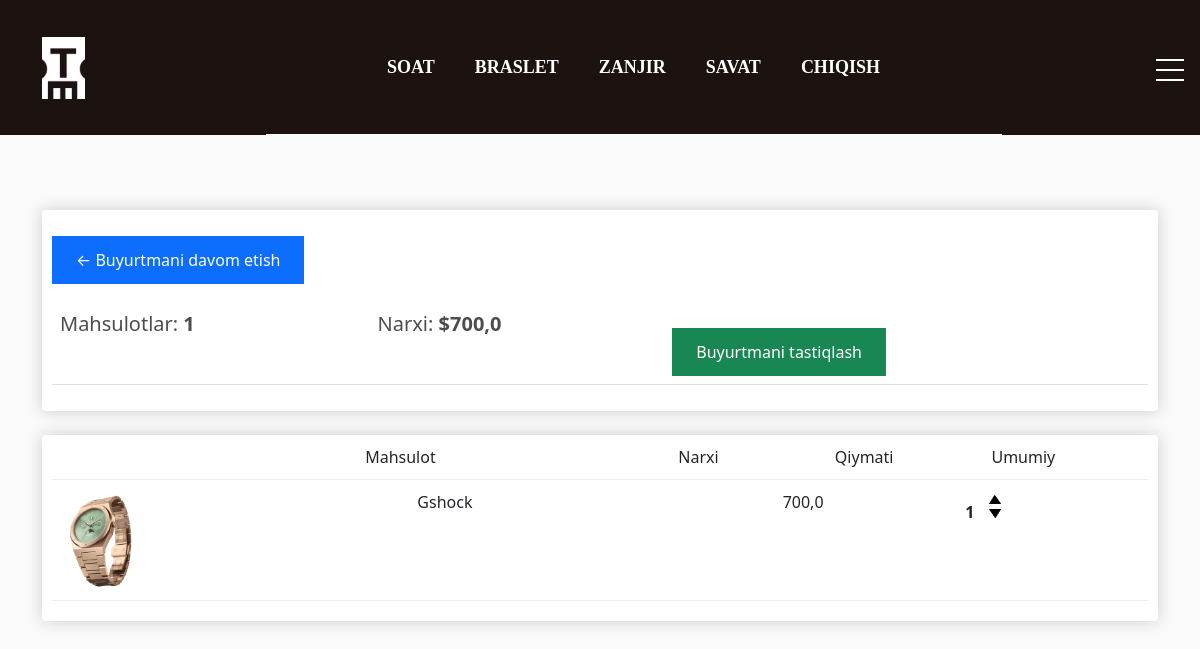
The app's page /cart/ (signed in) with its own data.
### store/models.py (models this page shows, shortened)
class Category(models.Model):
    title = models.CharField(max_length=150, unique=True, verbose_name='Kategoriya nomi')
    image = models.ImageField(upload_to='categories/', null=True, blank=True, verbose_name='Rasm')
    slug = models.SlugField(unique=True, null=True)
    parent = models.ForeignKey('self', on_delete=models.CASCADE, null=True, blank=True, related_name='subcategory',
                               verbose_name='Kategoriya')
    def get_absolute_url(self):
        return reverse('category_list', kwargs={'slug': self.slug})
    class Meta:
        verbose_name = 'Kategoriya'
        verbose_name_plural = 'Kategoriyalar'

class Order(models.Model):
    customer = models.ForeignKey(Customer, on_delete=models.CASCADE, blank=True, null=True)
    created_at = models.DateTimeField(auto_now_add=True)
    is_completed = models.BooleanField(default=False)
    shipping = models.BooleanField(default=True)
    @property
    def get_cart_total_price(self):
        order_products = self.orderproduct_set.all()
        total_price = sum([product.get_total_price for product in order_products])
        return total_price
    @property
    def get_cart_total_quantity(self):
        order_products = self.orderproduct_set.all()
        total_quantity = sum([product.quantity for product in order_products])
        return total_quantity
    class Meta:
        verbose_name = 'Buyurtma'
        verbose_name_plural = 'Buyurtmalar'

class OrderProduct(models.Model):
    product = models.ForeignKey(Product, on_delete=models.CASCADE, null=True)
    order = models.ForeignKey(Order, on_delete=models.CASCADE, null=True)
    quantity = models.IntegerField(default=0, null=True, blank=True)
    added_at = models.DateTimeField(auto_now_add=True)
    @property
    def get_total_price(self):
        total_price = self.product.price * self.quantity
        return total_price
    class Meta:
        verbose_name = "Buyurtmadagi mahsulot"
        verbose_name_plural = "Buyurtmadagi mahsulotlar"

class Product(models.Model):
    title = models.CharField(max_length=150, unique=True, verbose_name="Mahsulot nomi")
    price = models.FloatField(verbose_name="Narxi")
    created_at = models.DateTimeField(auto_now_add=True, verbose_name="Qo'shilgan vaqti")
    quantity = models.IntegerField(default=5, verbose_name="Ombordagi soni")
    description = models.TextField(default="Bu yerda tez orada ma'lumot bo'ladi!", verbose_name="Batafsil")
    category = models.ForeignKey(Category, on_delete=models.CASCADE, related_name='products', verbose_name='Kategoriya')
    slug = models.SlugField(unique=True, null=True)
    size = models.IntegerField(default=30, verbose_name="O'lcham mmda")
    colour = models.CharField(max_length=35, verbose_name='Rangi/Material', choices=[
        ('gold', 'Tilla'),
        ('silver', "Kumush"),
        ('bronze', 'Bronza')
    ])
    def get_photo(self):
        if self.images:
            try:
                return self.images.all()[0].image.url
            except:
                return 'https://png.pngtree.com/element_our/20200702/ourlarge/pngtree-no-photo-icon-free-image_2292041.jpg'
        return 'https://png.pngtree.com/element_our/20200702/ourlarge/pngtree-no-photo-icon-free-image_2292041.jpg'
    class Meta:
        verbose_name = 'Mahsulot'
        verbose_name_plural = 'Mahsulotlar'

class Gallery(models.Model):
    image = models.ImageField(upload_to='products/', verbose_name='Rasmlar')
    product = models.ForeignKey(Product, on_delete=models.CASCADE, related_name='images')
    class Meta:
        verbose_name = 'Mahsulot rasmi'
        verbose_name_plural = 'Mahsulot rasmlari'

### store/views.py (the view)
# urls.py: path('cart/', cart, name='cart'),
def cart(request):
    cart_info = get_cart_data(request)
    context = {
        'cart_total_quantity': cart_info['cart_total_quantity'],
        'order': cart_info['order'],
        'products': cart_info['products'],
    }
    return render(request, 'store/cart.html', context)

### store/templatetags/store_tags.py (called while the page is built)
@register.simple_tag()
def get_all_categories():
    categories = Category.objects.filter(parent=None)
    return categories

### store/utils.py (called while the page is built)
def get_cart_data(request):
    cart = CartForAuthenticatedUser(request)
    cart_info = cart.get_cart_info()
    return {
        'cart_total_quantity': cart_info['cart_total_quantity'],
        'cart_total_price': cart_info['cart_total_price'],
        'order': cart_info['order'],
        'products': cart_info['products'],
    }

    def get_cart_info(self):
        customer, created = Customer.objects.get_or_create(
            user=self.user,
            name=self.user.first_name,
            email=self.user.email
        )
        order, created  = Order.objects.get_or_create(
            customer=customer
        )
        order_products = order.orderproduct_set.all()
        cart_total_quantity = order.get_cart_total_quantity
        cart_total_price = order.get_cart_total_price
        return {
            'cart_total_quantity': cart_total_quantity,
            'cart_total_price': cart_total_price,
            'order': order,
            'products': order_products
        }

### store/templates/store/cart.html (shortened to what this page needs)
{% extends 'base.html' %}
{% block navbar %}
{% include 'components/_navbar.html' %}
{% endblock navbar %}
{% block main %}
<div class="container" style="margin-bottom: 50px;">
    <div class="row">
        <div class="col-lg-12">
            <div class="box-element">
                <div style="margin-bottom: 20px;">
                    <a href="{% url 'index' %}" class="btn btn-primary">&#x2190; Buyurtmani davom etish</a>
                </div>
                <table class="table">
                    <tr>
                        <th><h5>Mahsulotlar: <strong>{{ order.get_cart_total_quantity }}</strong></h5></th>
                        <th><h5>Narxi: <strong>${{ order.get_cart_total_price }}</strong></h5></th>
                        <th><a href="{% url 'checkout' %}" class="btn btn-success">Buyurtmani tastiqlash</a></th>
                    </tr>
                </table>
            </div>
            <br>
            <div class="box-element">
                <div class="cart-row">
                    <div style="flex:2"></div>
                    <div style="flex:2">Mahsulot</div>
                    <div style="flex:1">Narxi</div>
                    <div style="flex:1">Qiymati</div>
                    <div style="flex:1">Umumiy</div>
                </div>
                {% for item in products %}
                {% include 'store/components/_cart_row.html' %}
                {% endfor %}
            </div>
        </div>
    </div>
</div>
{% endblock main %}

### templates/components/_navbar.html (shortened to what this page needs)
{% load static %}
{% load store_tags %}
<nav class="header_nav">
    <div class="container">
        <div class="row align-items-center">
            <div class="col-auto">
                <a href="{% url 'index' %}"><img src="{% static 'store/images/header_logo.jpg' %}" alt=""></a>
            </div>
            <div class="col-sm-8 col-lx-8 m-auto">
                <ul class="header_nav-menu d-flex justify-content-center flex-wrap text-center">
                    {% get_all_categories as categories %}
                    {% for category in categories %}
                    <li class="header_nav-item"><a class="header_nav-link" href="{{ category.get_absolute_url }}">
                        {{ category.title|upper }}
                    </a></li>
                    {% endfor %}
                    {% if request.user.is_authenticated %}
                    <li class="header_nav-item mt-3 mt-lg-0"><a class="header_nav-link" href="{% url 'cart' %}">SAVAT</a>
                    <li class="header_nav-item mt-3 mt-lg-0"><a class="header_nav-link" href="{% url 'logout' %}">CHIQISH</a>
                    {% else %}
                    <li class="header_nav-item mt-3 mt-lg-0"><a class="header_nav-link" href="{% url 'login_register' %}">KIRISH</a>
                    {% endif %}
                    </li>
                </ul>
            </div>
        </div>
    </div>
    <div class="header_lx-panel">
        <div class="hamburger">
            <div></div>
        </div>
    </div>
</nav>

### store/templates/store/components/_cart_row.html
{% load static %}
<div class="cart-row">
    <div style="flex:2"><img src="{{ item.product.get_photo }}" alt="" class="row-image"></div>
    <div style="flex:2">{{ item.product.title }}</div>
    <div style="flex:1">{{ item.get_total_price }}</div>
    <div style="flex:1">
        <p class="quantity">{{ item.quantity }}</p>
        {% if 'cart' in request.path %}
        <div class="quantity">
            {% if item.product.quantity > 0 %}
            <a href="{% url 'to_cart' item.product.pk 'add' %}">
                <img data-product="id" data-action="add" class="chg-quantity update-cart"
                     src="{% static 'store/images/arrow-up.png' %}" alt="">
            </a>
            {% endif %}
            <a href="{% url 'to_cart' item.product.pk 'delete' %}">
                <img data-product="id" data-action="remove" class="chg-quantity update-cart"
                     src="{% static 'store/images/arrow-down.png' %}" alt="">
            </a>
        </div>
        {% endif %}
    </div>
</div>

### store/static/store/style/style.css (style rules this page uses)
ul, li { padding: 0; margin: 0; }
a, li { text-decoration: none; list-style: none; }
.header_nav { margin-bottom: 65px; }
.header_nav-item { list-style: none; }
.header_nav-link { font-family: Montserrat; font-weight: 600; font-size: 18px; color: #fff; line-height: 22px; margin: 0 20px; text-decoration: none; }
.header_nav-menu { border-bottom: 1px solid white; padding: 55px 0; }
.btn { display: inline-block; border: none; color: #fff; padding: 0.75rem 1.5rem; margin-top: 1rem; transition: opacity 1s ease-in-out; text-decoration: none; }
.header_lx-panel { display: none; position: fixed; top:40px; right: 60px; z-index: 1; }
.header_lx-panel .hamburger { position: absolute; top: 0; left: 0; z-index: 1; width: 60px; height: 60px; padding: 1rem; display: flex; align-items: center; justify-content: center; }
.header_lx-panel .hamburger > div { position: relative; flex: none; width: 100%; height: 2px; background: #fff; display: flex; align-items: center; justify-content: center; transition: all 0.4s ease; }
.header_lx-panel .hamburger > div::before, .header_lx-panel .hamburger > div::after { content: ''; position: absolute; z-index: 1; top: -10px; width: 100%; height: 2px; background: inherit; }
.header_lx-panel .hamburger > div::after { top: 10px; }
@media only screen and (max-width: 1500px) { .header_lx-panel { display: block; } }

### store/static/store/style/additional_style.css (style rules this page uses)
body { background-color: hsl(0, 0%, 98%); }
h1,h2,h3,h4,h5,h6 { color:hsl(0, 0%, 30%); }
.box-element { box-shadow:hsl(0, 0%, 80%) 0 0 16px; background-color: #fff; border-radius: 4px; padding: 10px; }
.col-lg-4, .col-lg-6, .col-lg-8, .col-lg-12 { margin-top: 10px; }
.btn { border-radius: 0; }
.row-image { width: 100px; }
.cart-row { display: flex; align-items: flex-stretch; padding-bottom: 10px; margin-bottom: 10px; border-bottom: 1px solid #ececec; }
.quantity { display: inline-block; font-weight: 700; padding-right:10px; }
.chg-quantity { width: 12px; cursor: pointer; display: block; margin-top: 5px; transition:.1s; }

### records on screen
Category: title "SOAT"
Category: title "BRASLET"
Category: title "ZANJIR"
Order: get_cart_total_quantity "1", get_cart_total_price "700,0"
OrderProduct: product.get_photo (picture), product "Gshock", get_total_price "700,0", quantity "1"
